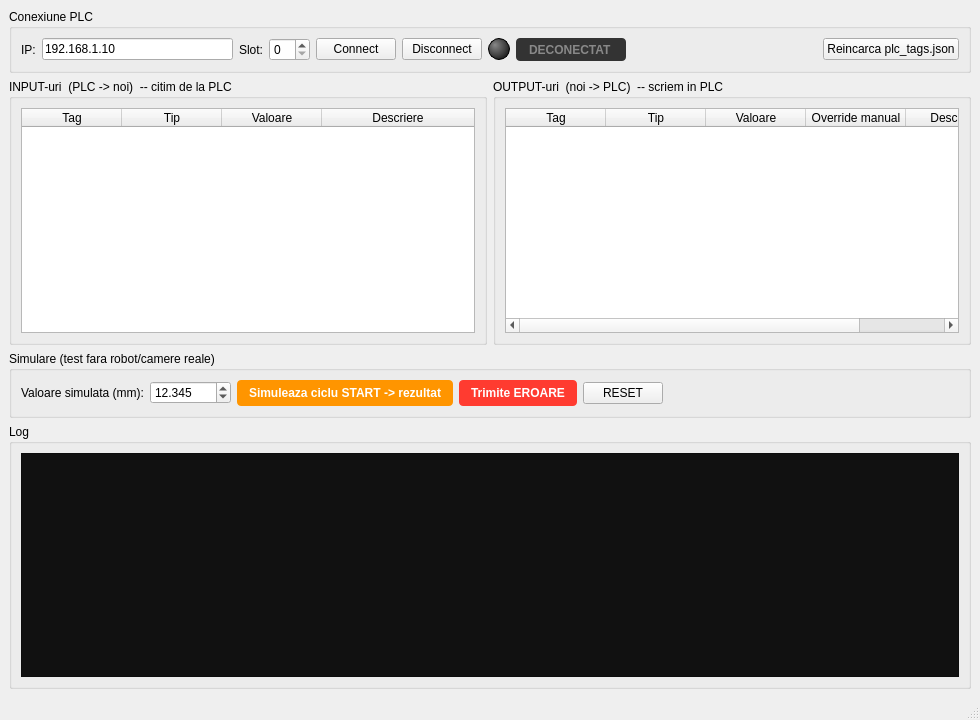
<?xml version="1.0" encoding="UTF-8"?>
<ui version="4.0">
 <class>MainWindow</class>
 <widget class="QMainWindow" name="MainWindow">
  <property name="geometry">
   <rect>
    <x>0</x>
    <y>0</y>
    <width>980</width>
    <height>720</height>
   </rect>
  </property>
  <property name="windowTitle">
   <string>ADECCO - PLC Bridge (Rockwell ControlLogix)</string>
  </property>
  <widget class="QWidget" name="centralwidget">
   <layout class="QVBoxLayout" name="verticalLayout">
    <item>
     <widget class="QGroupBox" name="grpConn">
      <property name="title">
       <string>Conexiune PLC</string>
      </property>
      <layout class="QHBoxLayout" name="horizontalLayout">
       <item>
        <widget class="QLabel" name="lblIp">
         <property name="text">
          <string>IP:</string>
         </property>
        </widget>
       </item>
       <item>
        <widget class="QLineEdit" name="edIp">
         <property name="minimumSize">
          <size>
           <width>140</width>
           <height>0</height>
          </size>
         </property>
         <property name="text">
          <string>192.168.1.10</string>
         </property>
        </widget>
       </item>
       <item>
        <widget class="QLabel" name="lblSlot">
         <property name="text">
          <string>Slot:</string>
         </property>
        </widget>
       </item>
       <item>
        <widget class="QSpinBox" name="spinSlot">
         <property name="maximum">
          <number>17</number>
         </property>
         <property name="value">
          <number>0</number>
         </property>
        </widget>
       </item>
       <item>
        <widget class="QPushButton" name="btnConnect">
         <property name="text">
          <string>Connect</string>
         </property>
        </widget>
       </item>
       <item>
        <widget class="QPushButton" name="btnDisconnect">
         <property name="text">
          <string>Disconnect</string>
         </property>
        </widget>
       </item>
       <item>
        <widget class="QLabel" name="ledStatus">
         <property name="minimumSize">
          <size>
           <width>22</width>
           <height>22</height>
          </size>
         </property>
         <property name="maximumSize">
          <size>
           <width>22</width>
           <height>22</height>
          </size>
         </property>
         <property name="styleSheet">
          <string notr="true">QLabel { background: qradialgradient(cx:0.4, cy:0.4, radius:0.6, fx:0.3, fy:0.3, stop:0 #888, stop:0.7 #444, stop:1 #222); border: 1px solid #000; border-radius: 11px; }</string>
         </property>
         <property name="text">
          <string/>
         </property>
        </widget>
       </item>
       <item>
        <widget class="QLabel" name="lblStatus">
         <property name="styleSheet">
          <string notr="true">QLabel { color: #888; font-weight: bold; padding: 4px 10px; border-radius: 4px; background: #333; }</string>
         </property>
         <property name="text">
          <string>DECONECTAT</string>
         </property>
        </widget>
       </item>
       <item>
        <spacer name="horizontalSpacer">
         <property name="orientation">
          <enum>Qt::Horizontal</enum>
         </property>
         <property name="sizeHint" stdset="0">
          <size>
           <width>40</width>
           <height>20</height>
          </size>
         </property>
        </spacer>
       </item>
       <item>
        <widget class="QPushButton" name="btnReloadCfg">
         <property name="text">
          <string>Reincarca plc_tags.json</string>
         </property>
        </widget>
       </item>
      </layout>
     </widget>
    </item>
    <item>
     <layout class="QHBoxLayout" name="tablesLayout">
      <item>
       <widget class="QGroupBox" name="grpInputs">
        <property name="title">
         <string>INPUT-uri  (PLC -&gt; noi)  -- citim de la PLC</string>
        </property>
        <layout class="QVBoxLayout" name="vboxIn">
         <item>
          <widget class="QTableWidget" name="tblInputs">
           <property name="alternatingRowColors">
            <bool>true</bool>
           </property>
           <property name="selectionBehavior">
            <enum>QAbstractItemView::SelectRows</enum>
           </property>
           <property name="columnCount">
            <number>4</number>
           </property>
           <attribute name="horizontalHeaderStretchLastSection">
            <bool>true</bool>
           </attribute>
           <column>
            <property name="text">
             <string>Tag</string>
            </property>
           </column>
           <column>
            <property name="text">
             <string>Tip</string>
            </property>
           </column>
           <column>
            <property name="text">
             <string>Valoare</string>
            </property>
           </column>
           <column>
            <property name="text">
             <string>Descriere</string>
            </property>
           </column>
          </widget>
         </item>
        </layout>
       </widget>
      </item>
      <item>
       <widget class="QGroupBox" name="grpOutputs">
        <property name="title">
         <string>OUTPUT-uri  (noi -&gt; PLC)  -- scriem in PLC</string>
        </property>
        <layout class="QVBoxLayout" name="vboxOut">
         <item>
          <widget class="QTableWidget" name="tblOutputs">
           <property name="alternatingRowColors">
            <bool>true</bool>
           </property>
           <property name="selectionBehavior">
            <enum>QAbstractItemView::SelectRows</enum>
           </property>
           <property name="columnCount">
            <number>5</number>
           </property>
           <attribute name="horizontalHeaderStretchLastSection">
            <bool>true</bool>
           </attribute>
           <column>
            <property name="text">
             <string>Tag</string>
            </property>
           </column>
           <column>
            <property name="text">
             <string>Tip</string>
            </property>
           </column>
           <column>
            <property name="text">
             <string>Valoare</string>
            </property>
           </column>
           <column>
            <property name="text">
             <string>Override manual</string>
            </property>
           </column>
           <column>
            <property name="text">
             <string>Descriere</string>
            </property>
           </column>
          </widget>
         </item>
        </layout>
       </widget>
      </item>
     </layout>
    </item>
    <item>
     <widget class="QGroupBox" name="grpSim">
      <property name="title">
       <string>Simulare (test fara robot/camere reale)</string>
      </property>
      <layout class="QHBoxLayout" name="hboxSim">
       <item>
        <widget class="QLabel" name="lblSimVal">
         <property name="text">
          <string>Valoare simulata (mm):</string>
         </property>
        </widget>
       </item>
       <item>
        <widget class="QDoubleSpinBox" name="spinSimVal">
         <property name="decimals">
          <number>3</number>
         </property>
         <property name="minimum">
          <double>-9999.999</double>
         </property>
         <property name="maximum">
          <double>9999.999</double>
         </property>
         <property name="value">
          <double>12.345</double>
         </property>
        </widget>
       </item>
       <item>
        <widget class="QPushButton" name="btnSimMeasure">
         <property name="text">
          <string>Simuleaza ciclu START -&gt; rezultat</string>
         </property>
         <property name="styleSheet">
          <string notr="true">QPushButton { background: #FF9500; color: white; font-weight: bold; padding: 6px 12px; border-radius: 4px; }
QPushButton:hover { background: #FFAD33; }</string>
         </property>
        </widget>
       </item>
       <item>
        <widget class="QPushButton" name="btnSimError">
         <property name="text">
          <string>Trimite EROARE</string>
         </property>
         <property name="styleSheet">
          <string notr="true">QPushButton { background: #FF3B30; color: white; font-weight: bold; padding: 6px 12px; border-radius: 4px; }</string>
         </property>
        </widget>
       </item>
       <item>
        <widget class="QPushButton" name="btnSimReset">
         <property name="text">
          <string>RESET</string>
         </property>
        </widget>
       </item>
       <item>
        <spacer name="hsp1">
         <property name="orientation">
          <enum>Qt::Horizontal</enum>
         </property>
         <property name="sizeHint" stdset="0">
          <size>
           <width>40</width>
           <height>20</height>
          </size>
         </property>
        </spacer>
       </item>
      </layout>
     </widget>
    </item>
    <item>
     <widget class="QGroupBox" name="grpLog">
      <property name="title">
       <string>Log</string>
      </property>
      <layout class="QVBoxLayout" name="vboxLog">
       <item>
        <widget class="QPlainTextEdit" name="txtLog">
         <property name="readOnly">
          <bool>true</bool>
         </property>
         <property name="maximumBlockCount">
          <number>2000</number>
         </property>
         <property name="styleSheet">
          <string notr="true">QPlainTextEdit { background: #111; color: #0f0; font-family: Consolas, monospace; font-size: 10pt; }</string>
         </property>
        </widget>
       </item>
      </layout>
     </widget>
    </item>
   </layout>
  </widget>
  <widget class="QStatusBar" name="statusbar"/>
 </widget>
 <resources/>
 <connections/>
</ui>
